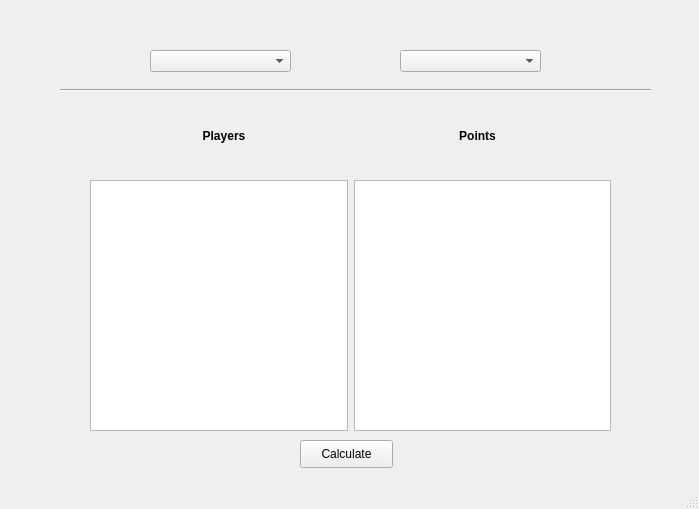
<?xml version="1.0" encoding="UTF-8"?>
<ui version="4.0">
 <class>EvaluateWindow</class>
 <widget class="QMainWindow" name="EvaluateWindow">
  <property name="geometry">
   <rect>
    <x>0</x>
    <y>0</y>
    <width>699</width>
    <height>509</height>
   </rect>
  </property>
  <property name="windowTitle">
   <string>MainWindow</string>
  </property>
  <widget class="QWidget" name="centralwidget">
   <widget class="QWidget" name="horizontalLayoutWidget">
    <property name="geometry">
     <rect>
      <x>90</x>
      <y>180</y>
      <width>521</width>
      <height>251</height>
     </rect>
    </property>
    <layout class="QHBoxLayout" name="horizontalLayout">
     <item>
      <widget class="QListView" name="listView"/>
     </item>
     <item>
      <widget class="QListView" name="listView_2"/>
     </item>
    </layout>
   </widget>
   <widget class="QWidget" name="horizontalLayoutWidget_2">
    <property name="geometry">
     <rect>
      <x>100</x>
      <y>110</y>
      <width>501</width>
      <height>51</height>
     </rect>
    </property>
    <layout class="QHBoxLayout" name="horizontalLayout_2">
     <item>
      <widget class="QLabel" name="Players">
       <property name="font">
        <font>
         <pointsize>9</pointsize>
         <weight>75</weight>
         <bold>true</bold>
        </font>
       </property>
       <property name="text">
        <string>Players</string>
       </property>
       <property name="alignment">
        <set>Qt::AlignCenter</set>
       </property>
       <property name="indent">
        <number>10</number>
       </property>
      </widget>
     </item>
     <item>
      <widget class="QLabel" name="Points">
       <property name="font">
        <font>
         <pointsize>9</pointsize>
         <weight>75</weight>
         <bold>true</bold>
        </font>
       </property>
       <property name="text">
        <string>Points</string>
       </property>
       <property name="alignment">
        <set>Qt::AlignCenter</set>
       </property>
       <property name="indent">
        <number>10</number>
       </property>
      </widget>
     </item>
    </layout>
   </widget>
   <widget class="QPushButton" name="Calculate">
    <property name="geometry">
     <rect>
      <x>300</x>
      <y>440</y>
      <width>93</width>
      <height>28</height>
     </rect>
    </property>
    <property name="text">
     <string>Calculate</string>
    </property>
   </widget>
   <widget class="QComboBox" name="SelectTeam">
    <property name="geometry">
     <rect>
      <x>150</x>
      <y>50</y>
      <width>141</width>
      <height>22</height>
     </rect>
    </property>
   </widget>
   <widget class="QComboBox" name="Selectmatch">
    <property name="geometry">
     <rect>
      <x>400</x>
      <y>50</y>
      <width>141</width>
      <height>22</height>
     </rect>
    </property>
   </widget>
   <widget class="Line" name="line">
    <property name="geometry">
     <rect>
      <x>60</x>
      <y>80</y>
      <width>591</width>
      <height>20</height>
     </rect>
    </property>
    <property name="orientation">
     <enum>Qt::Horizontal</enum>
    </property>
   </widget>
  </widget>
  <widget class="QStatusBar" name="statusbar"/>
 </widget>
 <resources/>
 <connections/>
</ui>
